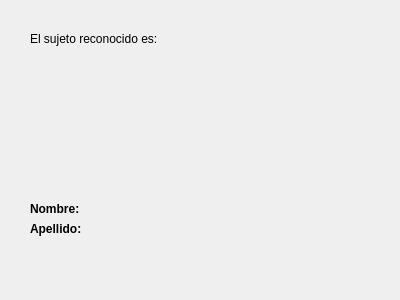
<?xml version="1.0" encoding="UTF-8"?>
<ui version="4.0">
 <class>IdUiWidget</class>
 <widget class="QWidget" name="IdUiWidget">
  <property name="geometry">
   <rect>
    <x>0</x>
    <y>0</y>
    <width>400</width>
    <height>300</height>
   </rect>
  </property>
  <property name="windowTitle">
   <string>SRV-Identifier</string>
  </property>
  <property name="windowIcon">
   <iconset resource="resources/tvr-res.qrc">
    <normaloff>:/mainApp/images/lip_analysis_icon.png</normaloff>:/mainApp/images/lip_analysis_icon.png</iconset>
  </property>
  <widget class="QLabel" name="label">
   <property name="geometry">
    <rect>
     <x>30</x>
     <y>30</y>
     <width>161</width>
     <height>17</height>
    </rect>
   </property>
   <property name="text">
    <string>El sujeto reconocido es: </string>
   </property>
  </widget>
  <widget class="QLabel" name="label_2">
   <property name="geometry">
    <rect>
     <x>30</x>
     <y>200</y>
     <width>67</width>
     <height>17</height>
    </rect>
   </property>
   <property name="font">
    <font>
     <weight>75</weight>
     <bold>true</bold>
    </font>
   </property>
   <property name="text">
    <string>Nombre:</string>
   </property>
  </widget>
  <widget class="QLabel" name="label_3">
   <property name="geometry">
    <rect>
     <x>30</x>
     <y>220</y>
     <width>67</width>
     <height>17</height>
    </rect>
   </property>
   <property name="font">
    <font>
     <weight>75</weight>
     <bold>true</bold>
    </font>
   </property>
   <property name="text">
    <string>Apellido:</string>
   </property>
  </widget>
  <widget class="QLabel" name="label_4">
   <property name="geometry">
    <rect>
     <x>30</x>
     <y>240</y>
     <width>67</width>
     <height>17</height>
    </rect>
   </property>
   <property name="text">
    <string/>
   </property>
  </widget>
  <widget class="QLabel" name="personFoto">
   <property name="geometry">
    <rect>
     <x>120</x>
     <y>70</y>
     <width>121</width>
     <height>81</height>
    </rect>
   </property>
   <property name="autoFillBackground">
    <bool>false</bool>
   </property>
   <property name="text">
    <string/>
   </property>
   <property name="scaledContents">
    <bool>true</bool>
   </property>
  </widget>
 </widget>
 <resources>
  <include location="resources/tvr-res.qrc"/>
 </resources>
 <connections/>
</ui>
